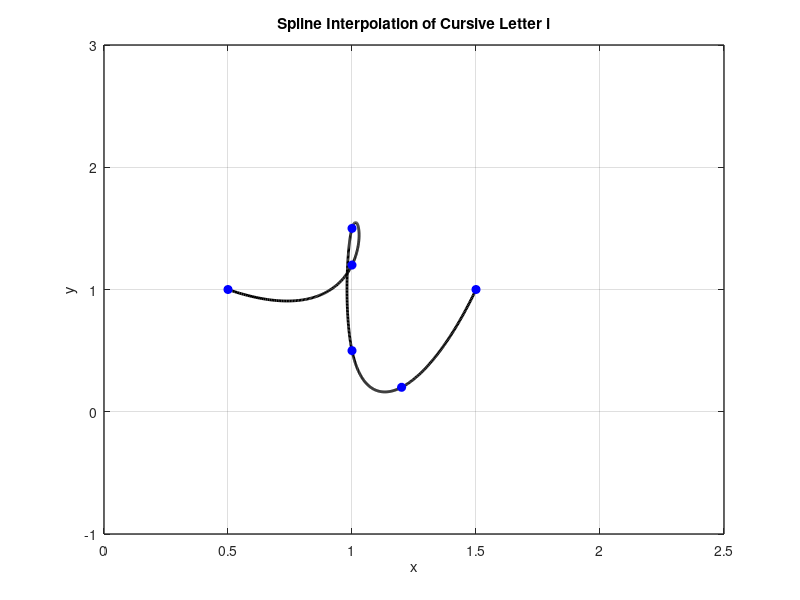

Here is the MATLAB script that generated this plot:
x = [0.5 1 1 1 1.2 1.5];
y = [1 1.2 1.5 0.5 0.2 1];

n = length(x);
t = 0:n-1; % Parametric coordinate t
tt = 0:0.01:n-1; % More dense coordinate tt for spline interpolation

% Compute spline interpolation
xx = spline(t, x, tt);
yy = spline(t, y, tt);

% Plot settings
figure(1)
plot(xx, yy, 'k', 'LineWidth', 2) % plot spline
hold on
plot(x, y, 'bo', 'MarkerFaceColor', 'b') % plot data points
axis([0 2.5 -1 3])
grid on
title('Spline Interpolation of Cursive Letter i')
xlabel('x')
ylabel('y')
set(gca, 'FontSize', 10, 'LineWidth', 1)
grid on
